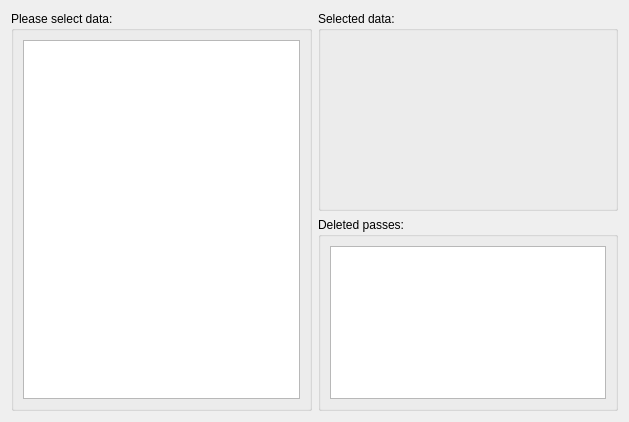
<?xml version="1.0" encoding="UTF-8"?>
<ui version="4.0">
 <class>WeightedAVG</class>
 <widget class="QWidget" name="WeightedAVG">
  <property name="geometry">
   <rect>
    <x>0</x>
    <y>0</y>
    <width>629</width>
    <height>422</height>
   </rect>
  </property>
  <property name="windowTitle">
   <string>Weighted AVG</string>
  </property>
  <property name="windowIcon">
   <iconset resource="logo.qrc">
    <normaloff>:/menuIcon/data/bear_and_beehive_2.png</normaloff>:/menuIcon/data/bear_and_beehive_2.png</iconset>
  </property>
  <layout class="QGridLayout" name="gridLayout_3">
   <item row="0" column="0" rowspan="2">
    <widget class="QGroupBox" name="groupBox">
     <property name="minimumSize">
      <size>
       <width>300</width>
       <height>400</height>
      </size>
     </property>
     <property name="title">
      <string>Please select data:</string>
     </property>
     <layout class="QGridLayout" name="gridLayout">
      <item row="0" column="0">
       <widget class="QListWidget" name="listWidget_source"/>
      </item>
     </layout>
    </widget>
   </item>
   <item row="0" column="1">
    <widget class="QGroupBox" name="groupBox_2">
     <property name="minimumSize">
      <size>
       <width>300</width>
       <height>200</height>
      </size>
     </property>
     <property name="title">
      <string>Selected data:</string>
     </property>
    </widget>
   </item>
   <item row="1" column="1">
    <widget class="QGroupBox" name="groupBox_3">
     <property name="title">
      <string>Deleted passes:</string>
     </property>
     <layout class="QGridLayout" name="gridLayout_2">
      <item row="0" column="0">
       <widget class="QTextBrowser" name="textBrowser_delPasses"/>
      </item>
     </layout>
    </widget>
   </item>
  </layout>
 </widget>
 <resources>
  <include location="logo.qrc"/>
 </resources>
 <connections/>
</ui>
